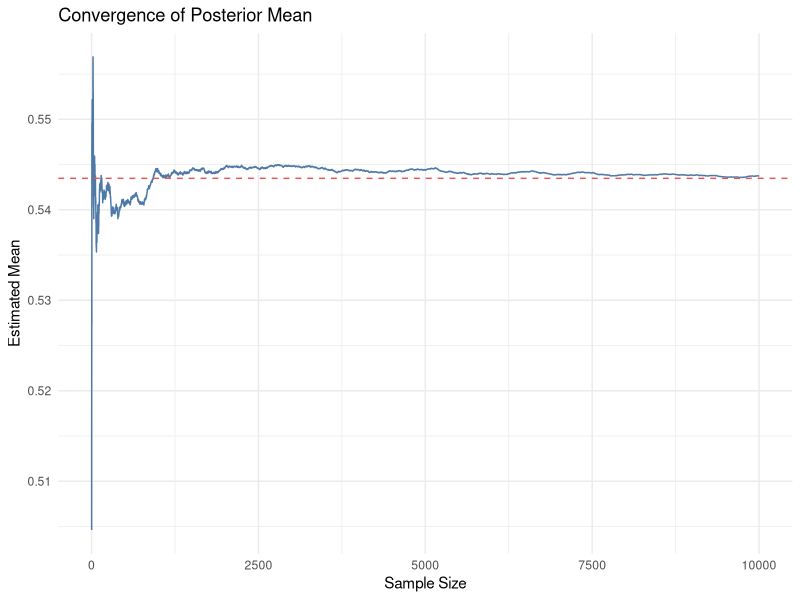
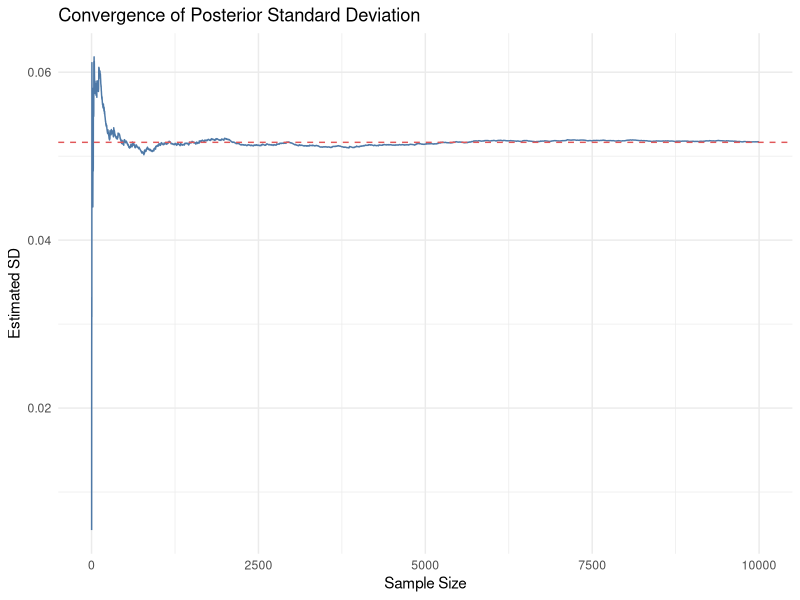
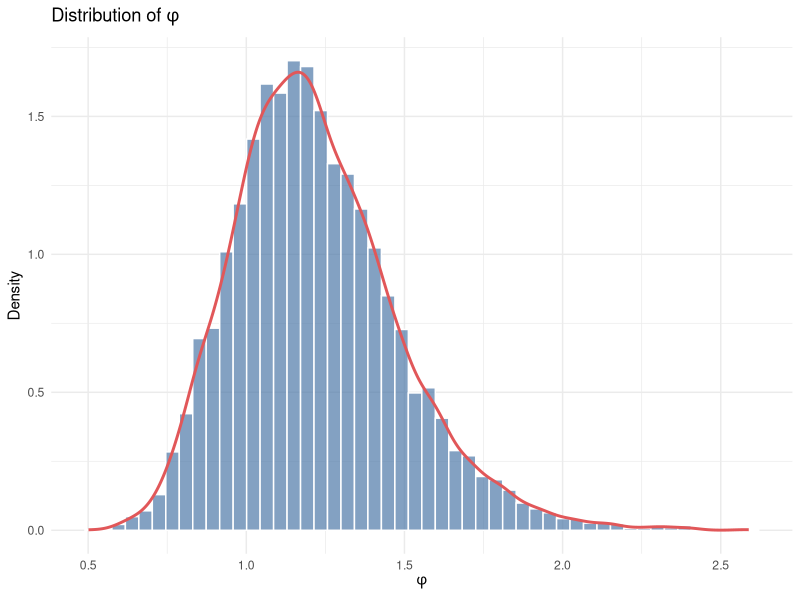
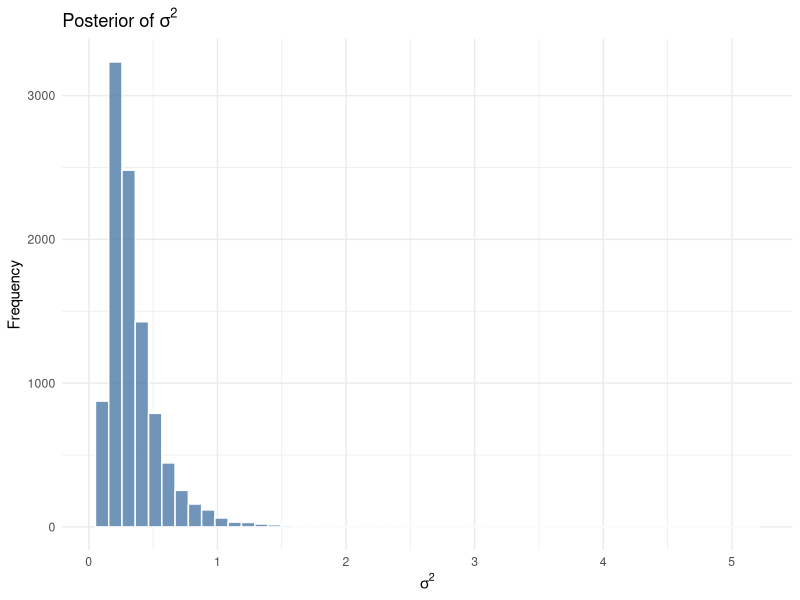
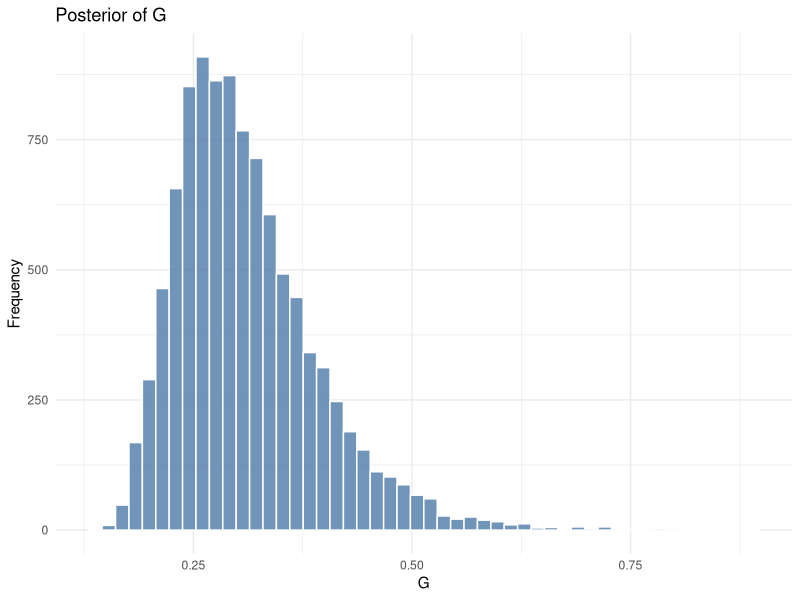
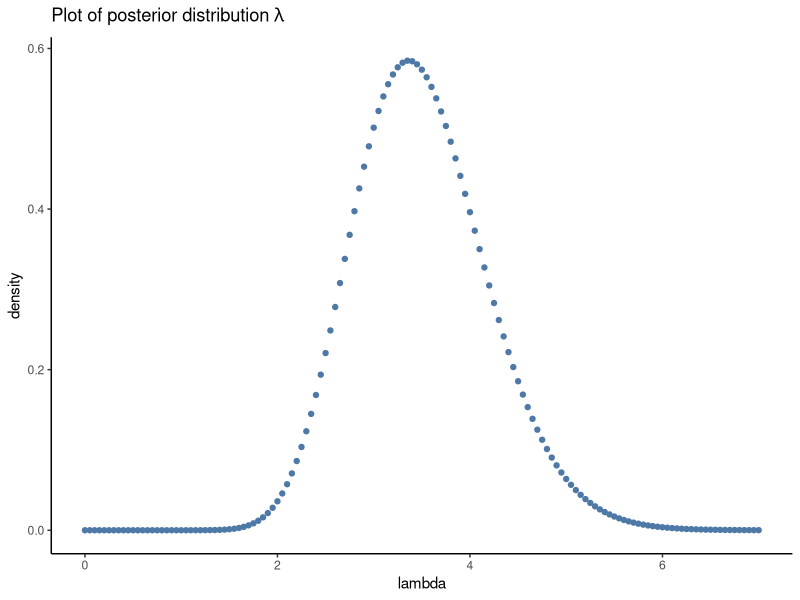

Write the R code that produced these figures, in order.
## ---- chunk 1
knitr::opts_chunk$set(echo = TRUE, warning = FALSE, message = FALSE, fig.dim=c(4, 2.5), fig.align='center')
## ---- chunk 2
library(ggplot2)
library(bayestestR)
library(knitr)
## ---- chunk 3
n <- 78
f <- 35
s <- n - f
alpha0 <- 7
beta0 <- 7
alpha <- alpha0 + s
beta <- beta0 + f

true_mean <- alpha / (alpha + beta)
true_sd <- sqrt(alpha * beta / ((alpha + beta)^2 * (alpha + beta + 1)))

set.seed(12345)
draw <- rbeta(10000, shape1 = alpha, shape2 = beta)

mean_vals <- numeric(9999)
sd_vals <- numeric(9999)
for(i in 1:10000){
  mean_vals[i-1] <- mean(draw[1:i])
  sd_vals[i-1] <- sd(draw[1:i])
}

ggplot(mapping = aes(x = seq_along(mean_vals), y = mean_vals)) +
  geom_line(color = "#4E79A7") +
  geom_hline(yintercept = true_mean, color = "#E15759", linetype = "dashed") +
  labs(title = "Convergence of Posterior Mean",
       x = "Sample Size",
       y = "Estimated Mean") +
  theme_minimal()

ggplot(mapping = aes(x = seq_along(sd_vals), y = sd_vals)) +
  geom_line(color = "#4E79A7") +
  geom_hline(yintercept = true_sd, color = "#E15759", linetype = "dashed") +
  labs(title = "Convergence of Posterior Standard Deviation",
       x = "Sample Size",
       y = "Estimated SD") +
  theme_minimal()
## ---- chunk 4
prob <- sum((draw > 0.5))/10000 
true_prob <- pbeta(0.5, alpha, beta, lower.tail = F)
## ---- chunk 5
odds <- draw/(1 - draw)

ggplot(mapping = aes(x = odds)) +
  geom_histogram(aes(y = ..density..), bins = 50, fill = "#4E79A7", color = "white", alpha = 0.7) +
  geom_density(color = "#E15759", size = 1) +
  labs(title = expression(paste("Distribution of ", phi)),
       x = expression(phi),
       y = "Density") +
  theme_minimal()
## ---- chunk 6
y <- c(22, 33, 31, 29, 65, 78, 17, 24)
n <- 8
mu <- 3.65
tau <- sum((log(y) - mu)^2)/n

set.seed(12345)
samples <- (n * tau) / rchisq(10000, df = n)
ggplot(mapping = aes(x = samples)) +
  geom_histogram(bins = 50, fill = "#4E79A7", color = "white", alpha = 0.8) +
  labs(
    title = expression(paste("Posterior of ", sigma^2)),
    x = expression(sigma^2),
    y = "Frequency"
  ) +
  theme_minimal()
## ---- chunk 7
gini <- 2 * pnorm(sqrt(samples)/sqrt(2), 0, 1) - 1
ggplot(mapping = aes(x = gini)) +
  geom_histogram(bins = 50, fill = "#4E79A7", color = "white", alpha = 0.8) +
  labs(
    title = "Posterior of G",
    x = expression(G),
    y = "Frequency"
  ) +
  theme_minimal()
## ---- chunk 8
ci <- quantile(gini, c(0.025, 0.975))
hpdi <- hdi(gini, ci = 0.95)
table <- data.frame("Lower bound" = c(ci[1], hpdi[1,2]), "Upper bound" = c(ci[2], hpdi[1,3]))
rownames(table) <- c("Equal tail", "HPDI")
kable(table, caption = "Confidence intervals for G")
## ---- chunk 9
#(a)
y <- c(0,2,5,5,7,1,4)
sigma <- 5

#the expression of posterior distribution unnormalized
posterior <- function(lambda,sigma,y){
  s <- sum(y)
  n <- length(y)
  res <- lambda^(s)*exp(-n*lambda-(lambda^2)/(2*sigma^2))
  return(res)
}

lambda_grid <- seq(0,7,by=0.05)

unnormalized <- posterior(lambda_grid,sigma,y)
normalized <- unnormalized/sum(unnormalized*0.05)

#plot(x=lambda_grid,y=normalized,type = "p")
df <- data.frame(lambda=lambda_grid,density=normalized)
ggplot(data=df,mapping = aes(x=lambda,y=density))+
  geom_point(color="#4E79A7")+
  labs(title = expression(paste("Plot of posterior distribution ", lambda))) +
  theme_classic()
## ---- chunk 10
mode_index <- which.max(normalized)
mode <- lambda_grid[mode_index]
